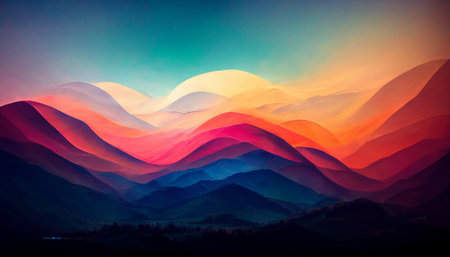
#> input picture Module 1/ex05/landscape.jpg, 450 x 257 px
$ python tester.py
#> lines starting #> are read from the running program, lines starting #| are printed output that depends on the picture
### Module 1/ex05/load_image.py
import numpy as np
import matplotlib.pylab as plt


def ft_load(path: str) -> np.ndarray:

#> called with path = 'landscape.jpg'
    try:
        assert (isinstance(path, str)), "Argument must be a string."
    except AssertionError as e:
        print("AssertionError:", e)
        return

    try:
        image = plt.imread(path)
#> image is the input picture: shape (257, 450, 3); mean R, G, B 98.7, 79.1, 89.1
        print("The shape of the image is : {}".format(image.shape))
#| The shape of the image is : (257, 450, 3)
        print(image.reshape(1, -1, 3))
#> (printed output is left out)
        return (image)
    except Exception as e:
        print("{}: {}".format(type(e).__name__, e))

### Module 1/ex05/pimp_image.py
import numpy as np
import matplotlib.pylab as plt


def ft_invert(array: np.ndarray) -> np.ndarray:
    '''Inverts the colours of the image given'''
    if array is None:
        raise AssertionError("ft_load must be given a valid image.")
    res = 255 - array
    print("Image with inverted filter size:", res.shape)
#| Image with inverted filter size: (257, 450, 3)

    plt.imshow(res)
    plt.show()


def ft_red(array: np.ndarray) -> np.ndarray:
    '''Applies a red filter to the image'''
    if array is None:
        raise AssertionError("ft_load must be given a valid image.")
    red = array[:, :, 0]
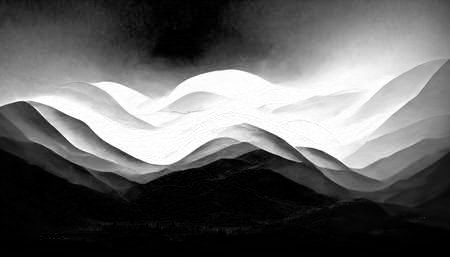
#> red: shape (257, 450); min 0, max 255, mean 98.7
    green = array[:, :, 1] * 0
#> green: shape (257, 450); every value is 0
    blue = array[:, :, 2] * 0

    res = np.stack((red, green, blue), axis=-1)
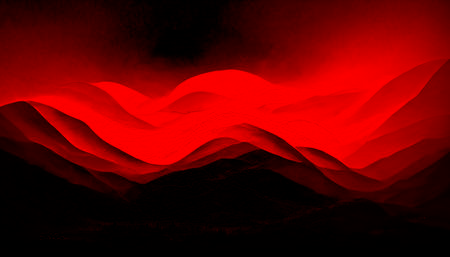
#> res: shape (257, 450, 3); mean of channels 0, 1, 2 98.7, 0, 0; drawn as R, G, B
    print("Image with red filter size:", res.shape)
#| Image with red filter size: (257, 450, 3)

    plt.imshow(res)
    plt.show()


def ft_green(array: np.ndarray) -> np.ndarray:
    '''Applies a green filter to the image'''
    if array is None:
        raise AssertionError("ft_load must be given a valid image.")
    red = array[:, :, 0] - array[:, :, 0]
    green = array[:, :, 1]
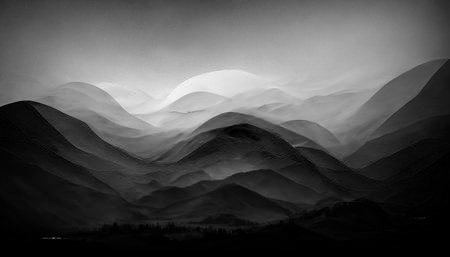
#> green: shape (257, 450); min 0, max 246, mean 79.1
    blue = array[:, :, 2] - array[:, :, 2]

    res = np.stack((red, green, blue), axis=-1)
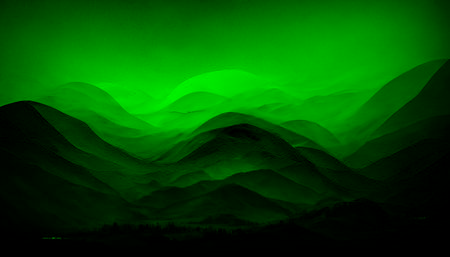
#> res: shape (257, 450, 3); mean of channels 0, 1, 2 0, 79.1, 0; drawn as R, G, B
    print("Image with green filter size:", res.shape)
#| Image with green filter size: (257, 450, 3)

    plt.imshow(res)
    plt.show()


def ft_blue(array: np.ndarray) -> np.ndarray:
    '''Applies a blue filter to the image'''
    if array is None:
        raise AssertionError("ft_load must be given a valid image.")
    res = np.zeros(array.shape, dtype=int)
    res[:, :, 2] = array[:, :, 2]
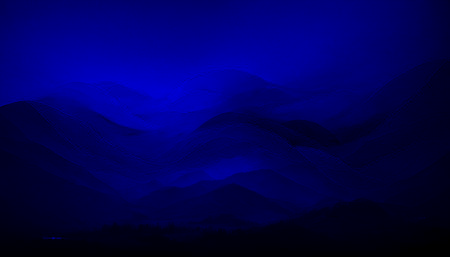
#> res: shape (257, 450, 3) int64; mean R, G, B 0, 0, 89.1
    print("Image with blue filter size:", res.shape)
#| Image with blue filter size: (257, 450, 3)

    plt.imshow(res)
    plt.show()


def ft_grey(array: np.ndarray) -> np.ndarray:
    '''Applies the grey filter to the image'''
    if array is None:
        raise AssertionError("ft_load must be given a valid image.")
    res = np.array(np.dot(array[..., :3], [0.299, 0.587, 0.114]))
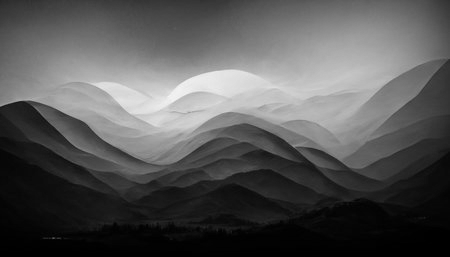
#> res: shape (257, 450) float64; min 0, max 245.2, mean 86.1
    print("Image with grey filter size:", res.shape)
#| Image with grey filter size: (257, 450)

    plt.imshow(res, cmap='grey')
    plt.show()

### Module 1/ex05/tester.py
from load_image import ft_load
from pimp_image import ft_invert
from pimp_image import ft_red
from pimp_image import ft_green
from pimp_image import ft_blue
from pimp_image import ft_grey

array = ft_load('landscape.jpg')

ft_invert(array)
ft_red(array)
ft_green(array)
ft_blue(array)
ft_grey(array)

print(ft_invert.__doc__)
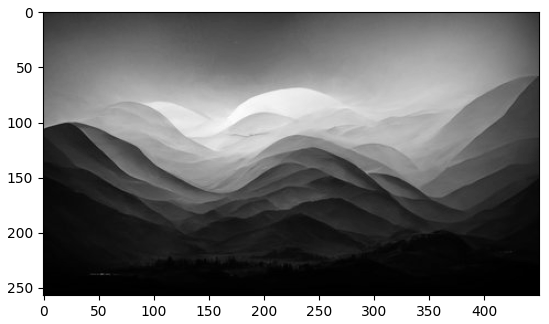
#> figure drawn by matplotlib, 1 panel
